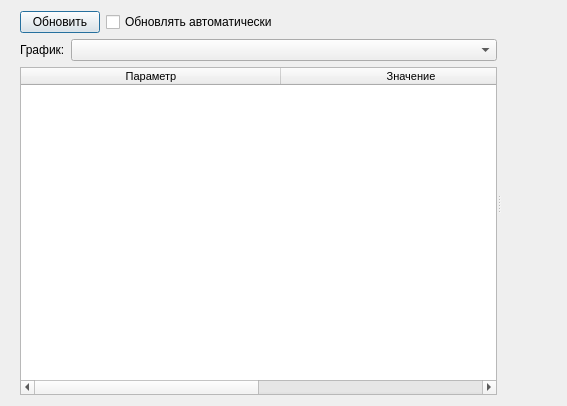
<?xml version="1.0" encoding="UTF-8"?>
<ui version="4.0">
 <class>graph_dialog</class>
 <widget class="QDialog" name="graph_dialog">
  <property name="geometry">
   <rect>
    <x>0</x>
    <y>0</y>
    <width>567</width>
    <height>406</height>
   </rect>
  </property>
  <property name="windowTitle">
   <string>Графики tstlan</string>
  </property>
  <property name="windowIcon">
   <iconset resource="../../resources/icons.qrc">
    <normaloff>:/icons/icons/graph_2.png</normaloff>:/icons/icons/graph_2.png</iconset>
  </property>
  <layout class="QGridLayout" name="gridLayout">
   <item row="0" column="0">
    <widget class="QSplitter" name="graph_dialog_splitter">
     <property name="orientation">
      <enum>Qt::Horizontal</enum>
     </property>
     <widget class="QWidget" name="layoutWidget">
      <layout class="QHBoxLayout" name="horizontalLayout">
       <property name="spacing">
        <number>0</number>
       </property>
       <item>
        <widget class="QWidget" name="parameters_widget" native="true">
         <layout class="QVBoxLayout" name="verticalLayout_2">
          <property name="topMargin">
           <number>0</number>
          </property>
          <property name="rightMargin">
           <number>0</number>
          </property>
          <property name="bottomMargin">
           <number>0</number>
          </property>
          <item>
           <layout class="QHBoxLayout" name="horizontalLayout_2">
            <item>
             <widget class="QPushButton" name="update_pparameters_button">
              <property name="sizePolicy">
               <sizepolicy hsizetype="Fixed" vsizetype="Fixed">
                <horstretch>0</horstretch>
                <verstretch>0</verstretch>
               </sizepolicy>
              </property>
              <property name="text">
               <string>Обновить</string>
              </property>
             </widget>
            </item>
            <item>
             <widget class="QCheckBox" name="auto_update_checkbox">
              <property name="text">
               <string>Обновлять автоматически</string>
              </property>
             </widget>
            </item>
           </layout>
          </item>
          <item>
           <layout class="QHBoxLayout" name="horizontalLayout_5">
            <item>
             <widget class="QLabel" name="label">
              <property name="text">
               <string>График:</string>
              </property>
             </widget>
            </item>
            <item>
             <widget class="QComboBox" name="graphs_combobox">
              <property name="sizePolicy">
               <sizepolicy hsizetype="Expanding" vsizetype="Fixed">
                <horstretch>0</horstretch>
                <verstretch>0</verstretch>
               </sizepolicy>
              </property>
             </widget>
            </item>
           </layout>
          </item>
          <item>
           <widget class="QTableWidget" name="parameters_table">
            <property name="sizePolicy">
             <sizepolicy hsizetype="Preferred" vsizetype="Expanding">
              <horstretch>0</horstretch>
              <verstretch>0</verstretch>
             </sizepolicy>
            </property>
            <property name="font">
             <font>
              <pointsize>8</pointsize>
             </font>
            </property>
            <property name="editTriggers">
             <set>QAbstractItemView::NoEditTriggers</set>
            </property>
            <property name="alternatingRowColors">
             <bool>true</bool>
            </property>
            <property name="wordWrap">
             <bool>true</bool>
            </property>
            <attribute name="horizontalHeaderVisible">
             <bool>true</bool>
            </attribute>
            <attribute name="horizontalHeaderDefaultSectionSize">
             <number>260</number>
            </attribute>
            <attribute name="horizontalHeaderStretchLastSection">
             <bool>true</bool>
            </attribute>
            <attribute name="verticalHeaderVisible">
             <bool>false</bool>
            </attribute>
            <attribute name="verticalHeaderDefaultSectionSize">
             <number>30</number>
            </attribute>
            <attribute name="verticalHeaderStretchLastSection">
             <bool>false</bool>
            </attribute>
            <column>
             <property name="text">
              <string>Параметр</string>
             </property>
            </column>
            <column>
             <property name="text">
              <string>Значение</string>
             </property>
            </column>
           </widget>
          </item>
         </layout>
        </widget>
       </item>
      </layout>
     </widget>
     <widget class="QWidget" name="horizontalLayoutWidget_3">
      <layout class="QHBoxLayout" name="horizontalLayout_4">
       <item>
        <widget class="QPushButton" name="graph_parameters_button">
         <property name="sizePolicy">
          <sizepolicy hsizetype="Fixed" vsizetype="Expanding">
           <horstretch>0</horstretch>
           <verstretch>0</verstretch>
          </sizepolicy>
         </property>
         <property name="maximumSize">
          <size>
           <width>30</width>
           <height>16777215</height>
          </size>
         </property>
         <property name="text">
          <string/>
         </property>
         <property name="icon">
          <iconset resource="../../resources/icons.qrc">
           <normaloff>:/icons/icons/right.png</normaloff>:/icons/icons/right.png</iconset>
         </property>
         <property name="iconSize">
          <size>
           <width>40</width>
           <height>40</height>
          </size>
         </property>
         <property name="flat">
          <bool>true</bool>
         </property>
        </widget>
       </item>
       <item>
        <layout class="QHBoxLayout" name="chart_layout">
         <property name="spacing">
          <number>0</number>
         </property>
        </layout>
       </item>
      </layout>
     </widget>
    </widget>
   </item>
  </layout>
 </widget>
 <resources>
  <include location="../../resources/icons.qrc"/>
 </resources>
 <connections/>
</ui>
